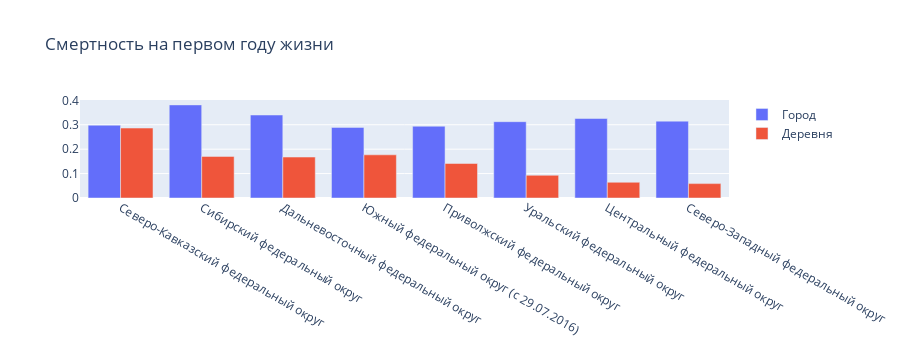

Source (notebook cell):
### Markdown cell above
Видим, что так же присутствуют выбросы как и в численности населения, т.к. чем больше неаселение тем больше рождаемость и количество смертей.
Для понимания проблемы со смертностью, необходимо рассмотреть цифры на уровне региона и федеральных округов.

### Code cell
mask = data.copy()
mask = mask.groupby('Федеральный округ')[['Новорожденные','число умерших детей на первом году жизни в деревне 2020','число умерших детей на первом году жизни в городе 2020']].sum()
mask['% деревня'] = mask['число умерших детей на первом году жизни в деревне 2020']*100/mask['Новорожденные']
mask['% город'] = mask['число умерших детей на первом году жизни в городе 2020']*100/mask['Новорожденные']
mask['sum'] = mask['% деревня'] + mask['% город']
mask_sort = mask.sort_values(by='sum',ascending=False)
mask_sort = mask_sort.reset_index()


fig = go.Figure(layout={'title':'Смертность на первом году жизни','height':350})
fig.add_trace(go.Bar(x=mask_sort['Федеральный округ'],y=mask_sort['% город'],name='Город'))
fig.add_trace(go.Bar(x=mask_sort['Федеральный округ'],y=mask_sort['% деревня'],name='Деревня'))

### Figure 1 — Plotly figure (JSON) as saved in the notebook; plotly's stock layout.template omitted (floating-point values rounded to 4 significant figures)
{"data": [{"name": "Город", "type": "bar", "x": ["Северо-Кавказский федеральный округ", "Сибирский федеральный округ", "Дальневосточный федеральный округ", "Южный федеральный округ (с 29.07.2016)", "Приволжский федеральный округ", "Уральский федеральный округ", "Центральный федеральный округ", "Северо-Западный федеральный округ"], "y": [0.2983, 0.3814, 0.34, 0.2893, 0.294, 0.3127, 0.3256, 0.3149]}, {"name": "Деревня", "type": "bar", "x": ["Северо-Кавказский федеральный округ", "Сибирский федеральный округ", "Дальневосточный федеральный округ", "Южный федеральный округ (с 29.07.2016)", "Приволжский федеральный округ", "Уральский федеральный округ", "Центральный федеральный округ", "Северо-Западный федеральный округ"], "y": [0.2866, 0.1704, 0.1678, 0.1769, 0.1415, 0.09304, 0.06439, 0.0589]}], "layout": {"height": 350, "title": {"text": "Смертность на первом году жизни"}}}
